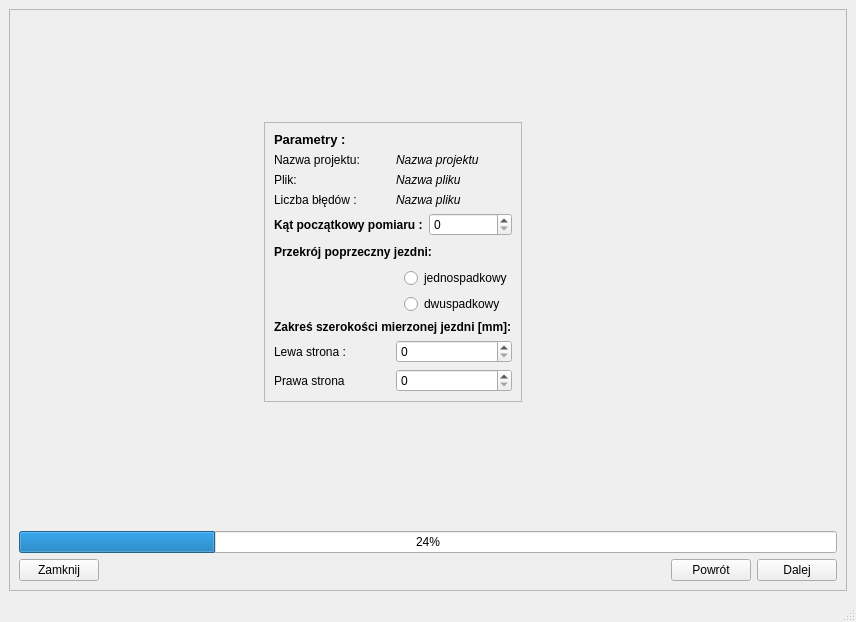
<?xml version="1.0" encoding="UTF-8"?>
<ui version="4.0">
 <class>MainWindow</class>
 <widget class="QMainWindow" name="MainWindow">
  <property name="geometry">
   <rect>
    <x>0</x>
    <y>0</y>
    <width>856</width>
    <height>622</height>
   </rect>
  </property>
  <property name="windowTitle">
   <string>MainWindow</string>
  </property>
  <widget class="QWidget" name="centralwidget">
   <layout class="QGridLayout" name="gridLayout_9">
    <item row="0" column="0">
     <widget class="QStackedWidget" name="QStackedWidget">
      <property name="frameShape">
       <enum>QFrame::StyledPanel</enum>
      </property>
      <property name="frameShadow">
       <enum>QFrame::Raised</enum>
      </property>
      <property name="currentIndex">
       <number>1</number>
      </property>
      <widget class="QWidget" name="page1_SW_2">
       <layout class="QGridLayout" name="gridLayout_10">
        <item row="0" column="0">
         <layout class="QVBoxLayout" name="verticalLayout_5">
          <item>
           <spacer name="verticalSpacer_2">
            <property name="orientation">
             <enum>Qt::Vertical</enum>
            </property>
            <property name="sizeHint" stdset="0">
             <size>
              <width>20</width>
              <height>27</height>
             </size>
            </property>
           </spacer>
          </item>
          <item>
           <widget class="QTextBrowser" name="textBrowser">
            <property name="html">
             <string>&lt;!DOCTYPE HTML PUBLIC &quot;-//W3C//DTD HTML 4.0//EN&quot; &quot;http://www.w3.org/TR/REC-html40/strict.dtd&quot;&gt;
&lt;html&gt;&lt;head&gt;&lt;meta name=&quot;qrichtext&quot; content=&quot;1&quot; /&gt;&lt;style type=&quot;text/css&quot;&gt;
p, li { white-space: pre-wrap; }
&lt;/style&gt;&lt;/head&gt;&lt;body style=&quot; font-family:'MS Shell Dlg 2'; font-size:8.25pt; font-weight:400; font-style:normal;&quot;&gt;
&lt;p align=&quot;center&quot; style=&quot;-qt-paragraph-type:empty; margin-top:0px; margin-bottom:0px; margin-left:0px; margin-right:0px; -qt-block-indent:0; text-indent:0px;&quot;&gt;&lt;br /&gt;&lt;/p&gt;
&lt;p align=&quot;center&quot; style=&quot; margin-top:0px; margin-bottom:0px; margin-left:0px; margin-right:0px; -qt-block-indent:0; text-indent:0px;&quot;&gt;&lt;span style=&quot; font-size:12pt;&quot;&gt;Witaj,&lt;/span&gt;&lt;/p&gt;
&lt;p align=&quot;center&quot; style=&quot; margin-top:0px; margin-bottom:0px; margin-left:0px; margin-right:0px; -qt-block-indent:0; text-indent:0px;&quot;&gt;&lt;span style=&quot; font-size:12pt;&quot;&gt;program jest skierowany wyłącznie do analizy danych pobranych z skanera laserowego firmy&lt;/span&gt;&lt;span style=&quot; font-size:12pt; font-weight:600;&quot;&gt; TiM 551&lt;/span&gt;&lt;span style=&quot; font-size:12pt;&quot;&gt;.&lt;/span&gt;&lt;/p&gt;
&lt;p align=&quot;center&quot; style=&quot; margin-top:0px; margin-bottom:0px; margin-left:0px; margin-right:0px; -qt-block-indent:0; text-indent:0px;&quot;&gt;&lt;span style=&quot; font-size:12pt;&quot;&gt;Plik zawierające pomiar z urządzenia należy zapisać w formacie:&lt;/span&gt;&lt;/p&gt;
&lt;p align=&quot;center&quot; style=&quot; margin-top:0px; margin-bottom:0px; margin-left:0px; margin-right:0px; -qt-block-indent:0; text-indent:0px;&quot;&gt;&lt;span style=&quot; font-size:12pt;&quot;&gt;- .xls lub .xlsc (excel) &lt;/span&gt;&lt;/p&gt;
&lt;p align=&quot;center&quot; style=&quot; margin-top:0px; margin-bottom:0px; margin-left:0px; margin-right:0px; -qt-block-indent:0; text-indent:0px;&quot;&gt;&lt;span style=&quot; font-size:12pt;&quot;&gt;- .csv.&lt;/span&gt;&lt;/p&gt;
&lt;p align=&quot;center&quot; style=&quot; margin-top:0px; margin-bottom:0px; margin-left:0px; margin-right:0px; -qt-block-indent:0; text-indent:0px;&quot;&gt;&lt;span style=&quot; font-size:12pt;&quot;&gt;Następnie należy wybrać plik w programie &lt;/span&gt;&lt;span style=&quot; font-size:12pt; font-weight:600;&quot;&gt;TiM 551 analiza jezdni&lt;/span&gt;&lt;span style=&quot; font-size:12pt;&quot;&gt;.&lt;/span&gt;&lt;/p&gt;&lt;/body&gt;&lt;/html&gt;</string>
            </property>
           </widget>
          </item>
          <item>
           <spacer name="verticalSpacer">
            <property name="orientation">
             <enum>Qt::Vertical</enum>
            </property>
            <property name="sizeHint" stdset="0">
             <size>
              <width>20</width>
              <height>196</height>
             </size>
            </property>
           </spacer>
          </item>
          <item>
           <layout class="QHBoxLayout" name="horizontalLayout_3">
            <item>
             <layout class="QVBoxLayout" name="verticalLayout_3">
              <item>
               <widget class="QLabel" name="label_3">
                <property name="text">
                 <string>Nazwa projektu:</string>
                </property>
               </widget>
              </item>
              <item>
               <widget class="QLabel" name="label">
                <property name="text">
                 <string>Wybierz plik:</string>
                </property>
               </widget>
              </item>
             </layout>
            </item>
            <item>
             <layout class="QVBoxLayout" name="verticalLayout">
              <item>
               <widget class="QLineEdit" name="project_LE"/>
              </item>
              <item>
               <layout class="QHBoxLayout" name="horizontalLayout_2">
                <item>
                 <widget class="QLineEdit" name="file_LE"/>
                </item>
                <item>
                 <widget class="QToolButton" name="file_TB">
                  <property name="text">
                   <string>...</string>
                  </property>
                 </widget>
                </item>
               </layout>
              </item>
             </layout>
            </item>
           </layout>
          </item>
          <item>
           <layout class="QHBoxLayout" name="horizontalLayout_5">
            <item>
             <widget class="QPushButton" name="close_PB_0">
              <property name="text">
               <string>Zamknij</string>
              </property>
             </widget>
            </item>
            <item>
             <spacer name="horizontalSpacer">
              <property name="orientation">
               <enum>Qt::Horizontal</enum>
              </property>
              <property name="sizeHint" stdset="0">
               <size>
                <width>588</width>
                <height>20</height>
               </size>
              </property>
             </spacer>
            </item>
            <item>
             <widget class="QPushButton" name="next_PB_0">
              <property name="text">
               <string>Dalej</string>
              </property>
             </widget>
            </item>
           </layout>
          </item>
         </layout>
        </item>
       </layout>
      </widget>
      <widget class="QWidget" name="page2_SW">
       <layout class="QGridLayout" name="gridLayout_13">
        <item row="1" column="1" colspan="3">
         <widget class="QFrame" name="frame">
          <property name="frameShape">
           <enum>QFrame::StyledPanel</enum>
          </property>
          <property name="frameShadow">
           <enum>QFrame::Raised</enum>
          </property>
          <layout class="QGridLayout" name="gridLayout">
           <item row="0" column="0">
            <layout class="QVBoxLayout" name="verticalLayout_4">
             <item>
              <widget class="QLabel" name="label_6">
               <property name="font">
                <font>
                 <pointsize>10</pointsize>
                 <weight>75</weight>
                 <bold>true</bold>
                </font>
               </property>
               <property name="text">
                <string>Parametry :</string>
               </property>
              </widget>
             </item>
            </layout>
           </item>
           <item row="1" column="0">
            <layout class="QGridLayout" name="gridLayout_4">
             <item row="0" column="0">
              <widget class="QLabel" name="label_2">
               <property name="text">
                <string>Nazwa projektu:</string>
               </property>
              </widget>
             </item>
             <item row="0" column="1">
              <widget class="QLabel" name="project_L">
               <property name="font">
                <font>
                 <italic>true</italic>
                </font>
               </property>
               <property name="text">
                <string>Nazwa projektu</string>
               </property>
              </widget>
             </item>
            </layout>
           </item>
           <item row="2" column="0">
            <layout class="QGridLayout" name="gridLayout_5">
             <item row="0" column="0">
              <widget class="QLabel" name="label_4">
               <property name="text">
                <string>Plik:</string>
               </property>
              </widget>
             </item>
             <item row="0" column="1">
              <widget class="QLabel" name="file_L">
               <property name="font">
                <font>
                 <italic>true</italic>
                </font>
               </property>
               <property name="text">
                <string>Nazwa pliku</string>
               </property>
              </widget>
             </item>
            </layout>
           </item>
           <item row="3" column="0">
            <layout class="QHBoxLayout" name="horizontalLayout_4">
             <item>
              <widget class="QLabel" name="label_5">
               <property name="text">
                <string>Liczba błędów :</string>
               </property>
              </widget>
             </item>
             <item>
              <widget class="QLabel" name="errors_L">
               <property name="font">
                <font>
                 <italic>true</italic>
                </font>
               </property>
               <property name="text">
                <string>Nazwa pliku</string>
               </property>
              </widget>
             </item>
            </layout>
           </item>
           <item row="4" column="0">
            <layout class="QHBoxLayout" name="horizontalLayout">
             <item>
              <widget class="QLabel" name="label_11">
               <property name="font">
                <font>
                 <weight>75</weight>
                 <bold>true</bold>
                </font>
               </property>
               <property name="text">
                <string>Kąt początkowy pomiaru :</string>
               </property>
              </widget>
             </item>
             <item>
              <widget class="QSpinBox" name="angle_SB"/>
             </item>
            </layout>
           </item>
           <item row="5" column="0">
            <layout class="QHBoxLayout" name="horizontalLayout_7">
             <item>
              <widget class="QLabel" name="label_16">
               <property name="font">
                <font>
                 <weight>75</weight>
                 <bold>true</bold>
                </font>
               </property>
               <property name="text">
                <string>Przekrój poprzeczny jezdni:</string>
               </property>
              </widget>
             </item>
             <item>
              <spacer name="horizontalSpacer_12">
               <property name="orientation">
                <enum>Qt::Horizontal</enum>
               </property>
               <property name="sizeHint" stdset="0">
                <size>
                 <width>40</width>
                 <height>20</height>
                </size>
               </property>
              </spacer>
             </item>
            </layout>
           </item>
           <item row="6" column="0">
            <layout class="QHBoxLayout" name="horizontalLayout_14">
             <item>
              <layout class="QVBoxLayout" name="verticalLayout_10">
               <item>
                <spacer name="horizontalSpacer_10">
                 <property name="orientation">
                  <enum>Qt::Horizontal</enum>
                 </property>
                 <property name="sizeHint" stdset="0">
                  <size>
                   <width>40</width>
                   <height>20</height>
                  </size>
                 </property>
                </spacer>
               </item>
               <item>
                <spacer name="horizontalSpacer_11">
                 <property name="orientation">
                  <enum>Qt::Horizontal</enum>
                 </property>
                 <property name="sizeHint" stdset="0">
                  <size>
                   <width>40</width>
                   <height>20</height>
                  </size>
                 </property>
                </spacer>
               </item>
              </layout>
             </item>
             <item>
              <layout class="QVBoxLayout" name="verticalLayout_7">
               <item>
                <widget class="QRadioButton" name="direct_1_RB">
                 <property name="text">
                  <string>jednospadkowy</string>
                 </property>
                </widget>
               </item>
               <item>
                <widget class="QRadioButton" name="direct_2_RB">
                 <property name="text">
                  <string>dwuspadkowy</string>
                 </property>
                </widget>
               </item>
              </layout>
             </item>
            </layout>
           </item>
           <item row="7" column="0">
            <widget class="QLabel" name="label_17">
             <property name="font">
              <font>
               <weight>75</weight>
               <bold>true</bold>
              </font>
             </property>
             <property name="text">
              <string>Zakreś szerokości mierzonej jezdni [mm]:</string>
             </property>
            </widget>
           </item>
           <item row="8" column="0">
            <layout class="QHBoxLayout" name="horizontalLayout_13">
             <item>
              <widget class="QLabel" name="label_19">
               <property name="text">
                <string>Lewa strona :</string>
               </property>
              </widget>
             </item>
             <item>
              <widget class="QSpinBox" name="x_LEFT_max_SP"/>
             </item>
            </layout>
           </item>
           <item row="9" column="0">
            <layout class="QHBoxLayout" name="horizontalLayout_15">
             <item>
              <widget class="QLabel" name="label_21">
               <property name="text">
                <string>Prawa strona</string>
               </property>
              </widget>
             </item>
             <item>
              <widget class="QSpinBox" name="x_RIGHT_max_SP"/>
             </item>
            </layout>
           </item>
          </layout>
         </widget>
        </item>
        <item row="1" column="0">
         <spacer name="horizontalSpacer_5">
          <property name="orientation">
           <enum>Qt::Horizontal</enum>
          </property>
          <property name="sizeHint" stdset="0">
           <size>
            <width>121</width>
            <height>20</height>
           </size>
          </property>
         </spacer>
        </item>
        <item row="0" column="2">
         <spacer name="verticalSpacer_10">
          <property name="orientation">
           <enum>Qt::Vertical</enum>
          </property>
          <property name="sizeHint" stdset="0">
           <size>
            <width>20</width>
            <height>6</height>
           </size>
          </property>
         </spacer>
        </item>
        <item row="1" column="8">
         <spacer name="horizontalSpacer_2">
          <property name="orientation">
           <enum>Qt::Horizontal</enum>
          </property>
          <property name="sizeHint" stdset="0">
           <size>
            <width>120</width>
            <height>20</height>
           </size>
          </property>
         </spacer>
        </item>
        <item row="3" column="1">
         <spacer name="verticalSpacer_3">
          <property name="orientation">
           <enum>Qt::Vertical</enum>
          </property>
          <property name="sizeHint" stdset="0">
           <size>
            <width>20</width>
            <height>40</height>
           </size>
          </property>
         </spacer>
        </item>
        <item row="2" column="3">
         <widget class="QLabel" name="label_12">
          <property name="text">
           <string/>
          </property>
          <property name="pixmap">
           <pixmap>:/newPrefix/prezi2.JPG</pixmap>
          </property>
          <property name="scaledContents">
           <bool>true</bool>
          </property>
         </widget>
        </item>
        <item row="3" column="4">
         <spacer name="verticalSpacer_7">
          <property name="orientation">
           <enum>Qt::Vertical</enum>
          </property>
          <property name="sizeHint" stdset="0">
           <size>
            <width>20</width>
            <height>19</height>
           </size>
          </property>
         </spacer>
        </item>
        <item row="4" column="0" colspan="9">
         <layout class="QGridLayout" name="gridLayout_2">
          <item row="0" column="0">
           <widget class="QProgressBar" name="progressBar">
            <property name="cursor">
             <cursorShape>ArrowCursor</cursorShape>
            </property>
            <property name="value">
             <number>24</number>
            </property>
           </widget>
          </item>
          <item row="1" column="0">
           <layout class="QHBoxLayout" name="horizontalLayout_6">
            <item>
             <widget class="QPushButton" name="close_PB_1">
              <property name="text">
               <string>Zamknij</string>
              </property>
             </widget>
            </item>
            <item>
             <spacer name="horizontalSpacer_3">
              <property name="orientation">
               <enum>Qt::Horizontal</enum>
              </property>
              <property name="sizeHint" stdset="0">
               <size>
                <width>258</width>
                <height>20</height>
               </size>
              </property>
             </spacer>
            </item>
            <item>
             <widget class="QPushButton" name="back_PB_1">
              <property name="text">
               <string>Powrót</string>
              </property>
             </widget>
            </item>
            <item>
             <widget class="QPushButton" name="next_PB_1">
              <property name="text">
               <string>Dalej</string>
              </property>
             </widget>
            </item>
           </layout>
          </item>
         </layout>
        </item>
        <item row="1" column="5">
         <widget class="QLabel" name="label_23">
          <property name="text">
           <string/>
          </property>
          <property name="pixmap">
           <pixmap resource="tim.qrc">:/photos/img/data_intro.JPG</pixmap>
          </property>
         </widget>
        </item>
        <item row="0" column="7">
         <spacer name="verticalSpacer_4">
          <property name="orientation">
           <enum>Qt::Vertical</enum>
          </property>
          <property name="sizeHint" stdset="0">
           <size>
            <width>20</width>
            <height>40</height>
           </size>
          </property>
         </spacer>
        </item>
       </layout>
      </widget>
      <widget class="QWidget" name="page3_SW">
       <layout class="QGridLayout" name="gridLayout_3">
        <item row="0" column="0">
         <layout class="QVBoxLayout" name="verticalLayout_9">
          <item>
           <widget class="MplWidget" name="plotWidget" native="true">
            <property name="sizePolicy">
             <sizepolicy hsizetype="Expanding" vsizetype="Expanding">
              <horstretch>0</horstretch>
              <verstretch>0</verstretch>
             </sizepolicy>
            </property>
            <layout class="QGridLayout" name="gridLayout_8">
             <item row="0" column="0">
              <spacer name="verticalSpacer_8">
               <property name="orientation">
                <enum>Qt::Vertical</enum>
               </property>
               <property name="sizeHint" stdset="0">
                <size>
                 <width>20</width>
                 <height>288</height>
                </size>
               </property>
              </spacer>
             </item>
             <item row="1" column="0">
              <spacer name="horizontalSpacer_7">
               <property name="orientation">
                <enum>Qt::Horizontal</enum>
               </property>
               <property name="sizeHint" stdset="0">
                <size>
                 <width>738</width>
                 <height>20</height>
                </size>
               </property>
              </spacer>
             </item>
            </layout>
           </widget>
          </item>
          <item>
           <layout class="QHBoxLayout" name="horizontalLayout_9">
            <item>
             <widget class="QFrame" name="frame_2">
              <property name="frameShape">
               <enum>QFrame::StyledPanel</enum>
              </property>
              <property name="frameShadow">
               <enum>QFrame::Raised</enum>
              </property>
              <layout class="QGridLayout" name="gridLayout_6">
               <item row="0" column="0">
                <widget class="QLabel" name="label_8">
                 <property name="font">
                  <font>
                   <pointsize>10</pointsize>
                   <weight>75</weight>
                   <italic>false</italic>
                   <bold>true</bold>
                   <strikeout>false</strikeout>
                  </font>
                 </property>
                 <property name="text">
                  <string>Powierzchnia nierówności</string>
                 </property>
                </widget>
               </item>
               <item row="1" column="0">
                <widget class="QLabel" name="label_7">
                 <property name="text">
                  <string>Suma wszystkich powierzchni :</string>
                 </property>
                </widget>
               </item>
               <item row="1" column="1">
                <widget class="QLabel" name="sum_a_L">
                 <property name="text">
                  <string>TextLabel</string>
                 </property>
                </widget>
               </item>
               <item row="2" column="0">
                <widget class="QLabel" name="label_10">
                 <property name="text">
                  <string>Największa :</string>
                 </property>
                </widget>
               </item>
               <item row="2" column="1">
                <widget class="QLabel" name="max_a_L">
                 <property name="text">
                  <string>TextLabel</string>
                 </property>
                </widget>
               </item>
               <item row="2" column="2">
                <widget class="QLabel" name="max_a_L_des">
                 <property name="text">
                  <string>TextLabel</string>
                 </property>
                </widget>
               </item>
               <item row="3" column="0">
                <widget class="QLabel" name="label_15">
                 <property name="text">
                  <string>Najmniejsza :</string>
                 </property>
                </widget>
               </item>
               <item row="3" column="1">
                <widget class="QLabel" name="min_a_L">
                 <property name="text">
                  <string>TextLabel</string>
                 </property>
                </widget>
               </item>
               <item row="3" column="2">
                <widget class="QLabel" name="min_a_L_des">
                 <property name="text">
                  <string>TextLabel</string>
                 </property>
                </widget>
               </item>
              </layout>
             </widget>
            </item>
            <item>
             <widget class="Line" name="line">
              <property name="orientation">
               <enum>Qt::Vertical</enum>
              </property>
             </widget>
            </item>
            <item>
             <widget class="QFrame" name="frame_3">
              <property name="frameShape">
               <enum>QFrame::StyledPanel</enum>
              </property>
              <property name="frameShadow">
               <enum>QFrame::Raised</enum>
              </property>
              <layout class="QGridLayout" name="gridLayout_7">
               <item row="1" column="0">
                <widget class="QLabel" name="label_14">
                 <property name="text">
                  <string>Średnia :</string>
                 </property>
                </widget>
               </item>
               <item row="2" column="0">
                <spacer name="verticalSpacer_12">
                 <property name="orientation">
                  <enum>Qt::Vertical</enum>
                 </property>
                 <property name="sizeHint" stdset="0">
                  <size>
                   <width>20</width>
                   <height>40</height>
                  </size>
                 </property>
                </spacer>
               </item>
               <item row="1" column="1">
                <widget class="QLabel" name="mean_p_L">
                 <property name="text">
                  <string>TextLabel</string>
                 </property>
                </widget>
               </item>
               <item row="0" column="0">
                <widget class="QLabel" name="label_9">
                 <property name="font">
                  <font>
                   <pointsize>10</pointsize>
                   <weight>75</weight>
                   <italic>false</italic>
                   <bold>true</bold>
                   <strikeout>false</strikeout>
                  </font>
                 </property>
                 <property name="text">
                  <string>Pochylenie jezdni</string>
                 </property>
                </widget>
               </item>
              </layout>
             </widget>
            </item>
           </layout>
          </item>
         </layout>
        </item>
        <item row="1" column="0">
         <layout class="QHBoxLayout" name="horizontalLayout_8">
          <item>
           <widget class="QPushButton" name="close_PB_2">
            <property name="text">
             <string>Zamknij</string>
            </property>
           </widget>
          </item>
          <item>
           <widget class="QPushButton" name="back_PB_2">
            <property name="text">
             <string>Powrót</string>
            </property>
           </widget>
          </item>
          <item>
           <spacer name="horizontalSpacer_6">
            <property name="orientation">
             <enum>Qt::Horizontal</enum>
            </property>
            <property name="sizeHint" stdset="0">
             <size>
              <width>40</width>
              <height>20</height>
             </size>
            </property>
           </spacer>
          </item>
          <item>
           <widget class="QPushButton" name="save_PB_2">
            <property name="text">
             <string>Zapisz dane</string>
            </property>
           </widget>
          </item>
          <item>
           <widget class="QPushButton" name="next_PB_2">
            <property name="text">
             <string>Szczegółowa analiza</string>
            </property>
           </widget>
          </item>
         </layout>
        </item>
       </layout>
      </widget>
      <widget class="QWidget" name="page4_SW">
       <layout class="QGridLayout" name="gridLayout_12">
        <item row="0" column="0" colspan="2">
         <widget class="MplWidget" name="plotWidget_2D" native="true">
          <layout class="QGridLayout" name="gridLayout_11">
           <item row="0" column="0">
            <spacer name="verticalSpacer_9">
             <property name="orientation">
              <enum>Qt::Vertical</enum>
             </property>
             <property name="sizeHint" stdset="0">
              <size>
               <width>20</width>
               <height>338</height>
              </size>
             </property>
            </spacer>
           </item>
           <item row="1" column="0">
            <spacer name="horizontalSpacer_9">
             <property name="orientation">
              <enum>Qt::Horizontal</enum>
             </property>
             <property name="sizeHint" stdset="0">
              <size>
               <width>738</width>
               <height>20</height>
              </size>
             </property>
            </spacer>
           </item>
          </layout>
         </widget>
        </item>
        <item row="1" column="0" colspan="2">
         <layout class="QHBoxLayout" name="horizontalLayout_11">
          <item>
           <widget class="QSlider" name="point_HS">
            <property name="orientation">
             <enum>Qt::Horizontal</enum>
            </property>
           </widget>
          </item>
          <item>
           <widget class="QSpinBox" name="point_SB"/>
          </item>
         </layout>
        </item>
        <item row="2" column="0" rowspan="2">
         <layout class="QHBoxLayout" name="horizontalLayout_10">
          <item>
           <layout class="QVBoxLayout" name="verticalLayout_8">
            <item>
             <widget class="QLabel" name="label_18">
              <property name="text">
               <string>Pole powierzchni nierówności:</string>
              </property>
             </widget>
            </item>
            <item>
             <widget class="QLabel" name="label_20">
              <property name="text">
               <string>Największe odchylenie :</string>
              </property>
             </widget>
            </item>
            <item>
             <widget class="QLabel" name="label_22">
              <property name="text">
               <string>Pochylenie poprzeczne :</string>
              </property>
             </widget>
            </item>
           </layout>
          </item>
          <item>
           <layout class="QVBoxLayout" name="verticalLayout_2">
            <item>
             <widget class="QLabel" name="sum_a3_L">
              <property name="text">
               <string>TextLabel</string>
              </property>
             </widget>
            </item>
            <item>
             <widget class="QLabel" name="max_a3_L">
              <property name="text">
               <string>TextLabel</string>
              </property>
             </widget>
            </item>
            <item>
             <widget class="QLabel" name="p_a3_L">
              <property name="text">
               <string>TextLabel</string>
              </property>
             </widget>
            </item>
           </layout>
          </item>
         </layout>
        </item>
        <item row="2" column="1">
         <spacer name="verticalSpacer_11">
          <property name="orientation">
           <enum>Qt::Vertical</enum>
          </property>
          <property name="sizeHint" stdset="0">
           <size>
            <width>20</width>
            <height>21</height>
           </size>
          </property>
         </spacer>
        </item>
        <item row="3" column="1">
         <layout class="QHBoxLayout" name="horizontalLayout_12">
          <item>
           <spacer name="horizontalSpacer_8">
            <property name="orientation">
             <enum>Qt::Horizontal</enum>
            </property>
            <property name="sizeHint" stdset="0">
             <size>
              <width>40</width>
              <height>20</height>
             </size>
            </property>
           </spacer>
          </item>
          <item>
           <widget class="QPushButton" name="close_PB_3">
            <property name="text">
             <string>Zamknij</string>
            </property>
           </widget>
          </item>
          <item>
           <widget class="QPushButton" name="back_PB_3">
            <property name="text">
             <string>Powrót</string>
            </property>
           </widget>
          </item>
         </layout>
        </item>
       </layout>
      </widget>
     </widget>
    </item>
   </layout>
  </widget>
  <widget class="QMenuBar" name="menubar">
   <property name="geometry">
    <rect>
     <x>0</x>
     <y>0</y>
     <width>856</width>
     <height>21</height>
    </rect>
   </property>
  </widget>
  <widget class="QStatusBar" name="statusbar"/>
 </widget>
 <customwidgets>
  <customwidget>
   <class>MplWidget</class>
   <extends>QWidget</extends>
   <header>mplwidget.h</header>
   <container>1</container>
  </customwidget>
 </customwidgets>
 <resources>
  <include location="tim.qrc"/>
 </resources>
 <connections/>
 <slots>
  <slot>browseSlot()</slot>
 </slots>
</ui>
